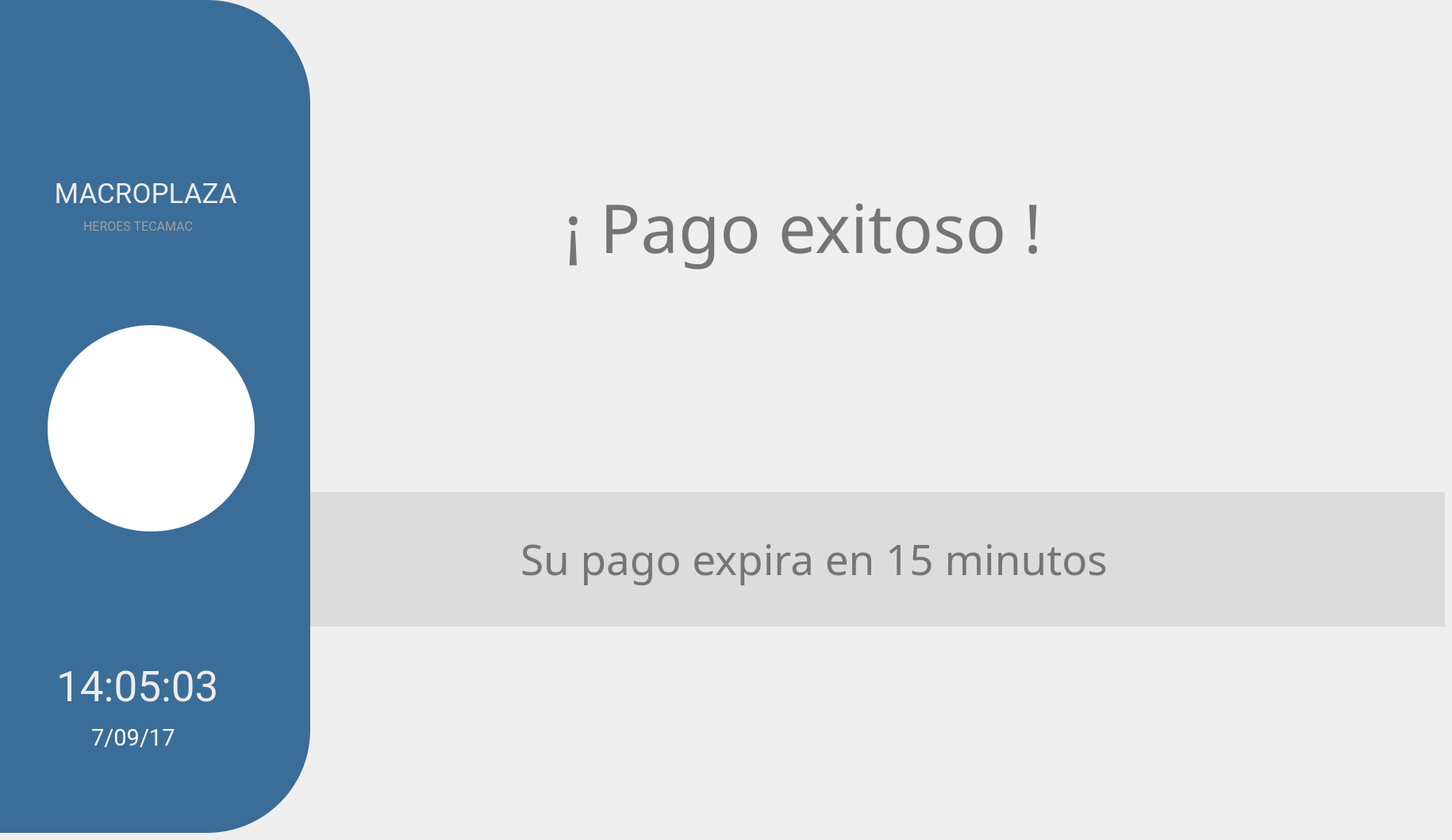
   <widget class="QWidget" name="page">
    <widget class="QLabel" name="label_26">
     <property name="geometry">
      <rect>
       <x>610</x>
       <y>30</y>
       <width>71</width>
       <height>80</height>
      </rect>
     </property>
     <property name="styleSheet">
      <string notr="true">background-color:transparent;</string>
     </property>
     <property name="text">
      <string/>
     </property>
     <property name="pixmap">
      <pixmap>../../../../../../../../../../../../../../../../../../../../.designer/backup/imagenes/ok-cloud.png</pixmap>
     </property>
    </widget>
    <widget class="QGroupBox" name="groupBox_48">
     <property name="geometry">
      <rect>
       <x>130</x>
       <y>620</y>
       <width>1691</width>
       <height>170</height>
      </rect>
     </property>
     <property name="styleSheet">
      <string notr="true">background-color: rgb(128, 128, 128);
background-color:rgb(220, 220, 220);
border-radius:0%;</string>
     </property>
     <property name="title">
      <string/>
     </property>
     <widget class="QLabel" name="label_104">
      <property name="geometry">
       <rect>
        <x>-29</x>
        <y>-40</y>
        <width>251</width>
        <height>20</height>
       </rect>
      </property>
      <property name="font">
       <font>
        <family>Sans Serif</family>
        <pointsize>16</pointsize>
        <weight>75</weight>
        <italic>false</italic>
        <bold>true</bold>
       </font>
      </property>
      <property name="styleSheet">
       <string notr="true">background-color:transparent;
color:rgb(101, 179, 0)</string>
      </property>
      <property name="text">
       <string/>
      </property>
     </widget>
     <widget class="QWidget" name="layoutWidget_25">
      <property name="geometry">
       <rect>
        <x>250</x>
        <y>20</y>
        <width>1291</width>
        <height>129</height>
       </rect>
      </property>
      <layout class="QGridLayout" name="gridLayout_25">
       <item row="0" column="0">
        <spacer name="horizontalSpacer_14">
         <property name="orientation">
          <enum>Qt::Horizontal</enum>
         </property>
         <property name="sizeHint" stdset="0">
          <size>
           <width>40</width>
           <height>20</height>
          </size>
         </property>
        </spacer>
       </item>
       <item row="0" column="4">
        <spacer name="horizontalSpacer_50">
         <property name="orientation">
          <enum>Qt::Horizontal</enum>
         </property>
         <property name="sizeHint" stdset="0">
          <size>
           <width>40</width>
           <height>20</height>
          </size>
         </property>
        </spacer>
       </item>
       <item row="0" column="3">
        <widget class="QLabel" name="label_105">
         <property name="font">
          <font>
           <family>Roboto Condensed</family>
           <pointsize>22</pointsize>
           <weight>75</weight>
           <italic>false</italic>
           <bold>true</bold>
          </font>
         </property>
         <property name="styleSheet">
          <string notr="true">background-color:transparent;
color:rrgb(255, 255, 255);</string>
         </property>
         <property name="lineWidth">
          <number>3</number>
         </property>
         <property name="text">
          <string/>
         </property>
        </widget>
       </item>
       <item row="0" column="1">
        <widget class="QLabel" name="label_62">
         <property name="font">
          <font>
           <family>Roboto Condensed</family>
           <pointsize>22</pointsize>
           <weight>75</weight>
           <italic>false</italic>
           <bold>true</bold>
          </font>
         </property>
         <property name="styleSheet">
          <string notr="true">background-color:transparent;
color:rrgb(255, 255, 255);</string>
         </property>
         <property name="lineWidth">
          <number>3</number>
         </property>
         <property name="text">
          <string/>
         </property>
        </widget>
       </item>
       <item row="0" column="2">
        <widget class="QLabel" name="avisoInserta_2">
         <property name="font">
          <font>
           <family>Sans</family>
           <pointsize>40</pointsize>
          </font>
         </property>
         <property name="styleSheet">
          <string notr="true">background-color:transparent;
color:rgb(117, 117, 117)</string>
         </property>
         <property name="lineWidth">
          <number>3</number>
         </property>
         <property name="text">
          <string>Su pago expira en 15 minutos</string>
         </property>
        </widget>
       </item>
      </layout>
     </widget>
    </widget>
    <widget class="QWidget" name="layoutWidget_26">
     <property name="geometry">
      <rect>
       <x>390</x>
       <y>80</y>
       <width>1291</width>
       <height>412</height>
      </rect>
     </property>
     <layout class="QGridLayout" name="gridLayout_26">
      <item row="0" column="1">
       <widget class="QLabel" name="label_63">
        <property name="font">
         <font>
          <family>Roboto Condensed</family>
          <pointsize>22</pointsize>
          <weight>75</weight>
          <italic>false</italic>
          <bold>true</bold>
         </font>
        </property>
        <property name="styleSheet">
         <string notr="true">background-color:transparent;
color:rrgb(255, 255, 255);</string>
        </property>
        <property name="lineWidth">
         <number>3</number>
        </property>
        <property name="text">
         <string/>
        </property>
       </widget>
      </item>
      <item row="0" column="5">
       <spacer name="horizontalSpacer_51">
        <property name="orientation">
         <enum>Qt::Horizontal</enum>
        </property>
        <property name="sizeHint" stdset="0">
         <size>
          <width>40</width>
          <height>20</height>
         </size>
        </property>
       </spacer>
      </item>
      <item row="0" column="0">
       <spacer name="horizontalSpacer_15">
        <property name="orientation">
         <enum>Qt::Horizontal</enum>
        </property>
        <property name="sizeHint" stdset="0">
         <size>
          <width>40</width>
          <height>20</height>
         </size>
        </property>
       </spacer>
      </item>
      <item row="0" column="3">
       <widget class="QLabel" name="label_106">
        <property name="font">
         <font>
          <family>Roboto Condensed</family>
          <pointsize>22</pointsize>
          <weight>75</weight>
          <italic>false</italic>
          <bold>true</bold>
         </font>
        </property>
        <property name="styleSheet">
         <string notr="true">background-color:transparent;
color:rrgb(255, 255, 255);</string>
        </property>
        <property name="lineWidth">
         <number>3</number>
        </property>
        <property name="text">
         <string/>
        </property>
       </widget>
      </item>
      <item row="0" column="2">
       <widget class="QLabel" name="label_24">
        <property name="font">
         <font>
          <family>Sans</family>
          <pointsize>64</pointsize>
         </font>
        </property>
        <property name="styleSheet">
         <string notr="true">background-color:transparent;
color:rgb(101, 179, 0);
color:rgb(255, 255, 255);
color:rgb(82, 82, 82);
background-color:transparent;
color:rgb(117, 117, 117);</string>
        </property>
        <property name="text">
         <string>¡ Pago exitoso !</string>
        </property>
       </widget>
      </item>
      <item row="0" column="4">
       <widget class="QPushButton" name="breporte_2">
        <property name="font">
         <font>
          <family>Roboto</family>
          <pointsize>10</pointsize>
          <weight>50</weight>
          <italic>false</italic>
          <bold>false</bold>
         </font>
        </property>
        <property name="focusPolicy">
         <enum>Qt::NoFocus</enum>
        </property>
        <property name="styleSheet">
         <string notr="true">background-color:rgb(191, 191, 191)
</string>
        </property>
        <property name="text">
         <string/>
        </property>
        <property name="icon">
         <iconset>
          <normaloff>iconos/comprobar.png</normaloff>iconos/comprobar.png</iconset>
        </property>
        <property name="iconSize">
         <size>
          <width>400</width>
          <height>400</height>
         </size>
        </property>
        <property name="flat">
         <bool>true</bool>
        </property>
       </widget>
      </item>
     </layout>
    </widget>
    <widget class="QGroupBox" name="groupBox_131">
     <property name="geometry">
      <rect>
       <x>-140</x>
       <y>0</y>
       <width>531</width>
       <height>1050</height>
      </rect>
     </property>
     <property name="styleSheet">
      <string notr="true">
background-color:rgb(63, 109, 189);

background-color:rgb(59, 109, 153);
border-radius:130%;</string>
     </property>
     <property name="title">
      <string/>
     </property>
     <widget class="QGroupBox" name="groupBox_46">
      <property name="geometry">
       <rect>
        <x>140</x>
        <y>210</y>
        <width>361</width>
        <height>810</height>
       </rect>
      </property>
      <property name="styleSheet">
       <string notr="true">background-color: rgb(128, 128, 128);
background-color:rgb(99, 119, 163);
background-color:transparent;

border-radius:10%;</string>
      </property>
      <property name="title">
       <string/>
      </property>
      <widget class="QLabel" name="label_100">
       <property name="geometry">
        <rect>
         <x>-29</x>
         <y>-40</y>
         <width>251</width>
         <height>20</height>
        </rect>
       </property>
       <property name="font">
        <font>
         <family>Sans Serif</family>
         <pointsize>16</pointsize>
         <weight>75</weight>
         <italic>false</italic>
         <bold>true</bold>
        </font>
       </property>
       <property name="styleSheet">
        <string notr="true">background-color:transparent;
color:rgb(101, 179, 0)</string>
       </property>
       <property name="text">
        <string/>
       </property>
      </widget>
      <widget class="QWidget" name="layoutWidget_24">
       <property name="geometry">
        <rect>
         <x>50</x>
         <y>600</y>
         <width>248</width>
         <height>110</height>
        </rect>
       </property>
       <layout class="QGridLayout" name="gridLayout_16">
        <item row="0" column="2">
         <spacer name="horizontalSpacer_24">
          <property name="orientation">
           <enum>Qt::Horizontal</enum>
          </property>
          <property name="sizeHint" stdset="0">
           <size>
            <width>40</width>
            <height>20</height>
           </size>
          </property>
         </spacer>
        </item>
        <item row="0" column="3">
         <widget class="QLabel" name="label_27">
          <property name="styleSheet">
           <string notr="true">background-color:transparent;
</string>
          </property>
          <property name="text">
           <string/>
          </property>
         </widget>
        </item>
        <item row="0" column="0">
         <spacer name="horizontalSpacer_45">
          <property name="orientation">
           <enum>Qt::Horizontal</enum>
          </property>
          <property name="sizeHint" stdset="0">
           <size>
            <width>40</width>
            <height>20</height>
           </size>
          </property>
         </spacer>
        </item>
        <item row="0" column="1">
         <widget class="QLabel" name="ltime2_2">
          <property name="font">
           <font>
            <family>Roboto</family>
            <pointsize>40</pointsize>
            <weight>50</weight>
            <italic>false</italic>
            <bold>false</bold>
           </font>
          </property>
          <property name="styleSheet">
           <string notr="true">background-color:transparent;
color:rgb(237, 237, 237)</string>
          </property>
          <property name="text">
           <string> 14:05:03</string>
          </property>
         </widget>
        </item>
       </layout>
      </widget>
      <widget class="QWidget" name="layoutWidget_15">
       <property name="geometry">
        <rect>
         <x>60</x>
         <y>700</y>
         <width>221</width>
         <height>40</height>
        </rect>
       </property>
       <layout class="QGridLayout" name="gridLayout_22">
        <item row="0" column="2">
         <spacer name="horizontalSpacer_38">
          <property name="orientation">
           <enum>Qt::Horizontal</enum>
          </property>
          <property name="sizeHint" stdset="0">
           <size>
            <width>40</width>
            <height>20</height>
           </size>
          </property>
         </spacer>
        </item>
        <item row="0" column="3">
         <widget class="QLabel" name="label_29">
          <property name="styleSheet">
           <string notr="true">background-color:transparent;
</string>
          </property>
          <property name="text">
           <string/>
          </property>
         </widget>
        </item>
        <item row="0" column="1">
         <widget class="QLabel" name="ldate2_2">
          <property name="font">
           <font>
            <family>Roboto</family>
            <pointsize>22</pointsize>
            <weight>50</weight>
            <italic>false</italic>
            <bold>false</bold>
           </font>
          </property>
          <property name="styleSheet">
           <string notr="true">background-color:transparent;
color:rgb(255, 255, 255);</string>
          </property>
          <property name="text">
           <string> 7/09/17</string>
          </property>
         </widget>
        </item>
        <item row="0" column="0">
         <spacer name="horizontalSpacer_46">
          <property name="orientation">
           <enum>Qt::Horizontal</enum>
          </property>
          <property name="sizeHint" stdset="0">
           <size>
            <width>40</width>
            <height>20</height>
           </size>
          </property>
         </spacer>
        </item>
       </layout>
      </widget>
      <widget class="QWidget" name="layoutWidget_17">
       <property name="geometry">
        <rect>
         <x>10</x>
         <y>10</y>
         <width>351</width>
         <height>48</height>
        </rect>
       </property>
       <layout class="QGridLayout" name="gridLayout_30">
        <item row="0" column="3">
         <widget class="QLabel" name="label_46">
          <property name="text">
           <string/>
          </property>
         </widget>
        </item>
        <item row="0" column="1">
         <widget class="QLabel" name="nomPlaza_4">
          <property name="font">
           <font>
            <family>Roboto</family>
            <pointsize>26</pointsize>
            <weight>50</weight>
            <bold>false</bold>
           </font>
          </property>
          <property name="styleSheet">
           <string notr="true">background-color:transparent;
color:rgb(101, 179, 0);
color:rgb(237, 237, 237)</string>
          </property>
          <property name="text">
           <string> MACROPLAZA</string>
          </property>
         </widget>
        </item>
        <item row="0" column="2">
         <spacer name="horizontalSpacer_58">
          <property name="orientation">
           <enum>Qt::Horizontal</enum>
          </property>
          <property name="sizeHint" stdset="0">
           <size>
            <width>40</width>
            <height>20</height>
           </size>
          </property>
         </spacer>
        </item>
        <item row="0" column="0">
         <spacer name="horizontalSpacer_59">
          <property name="orientation">
           <enum>Qt::Horizontal</enum>
          </property>
          <property name="sizeHint" stdset="0">
           <size>
            <width>40</width>
            <height>20</height>
           </size>
          </property>
         </spacer>
        </item>
       </layout>
      </widget>
      <widget class="QWidget" name="layoutWidget_31">
       <property name="geometry">
        <rect>
         <x>10</x>
         <y>60</y>
         <width>341</width>
         <height>30</height>
        </rect>
       </property>
       <layout class="QGridLayout" name="gridLayout_31">
        <item row="0" column="1">
         <widget class="QLabel" name="nomLoc_4">
          <property name="font">
           <font>
            <family>Roboto</family>
            <pointsize>12</pointsize>
            <weight>50</weight>
            <italic>false</italic>
            <bold>false</bold>
           </font>
          </property>
          <property name="styleSheet">
           <string notr="true">background-color:transparent;
color:rgb(158, 158, 158)</string>
          </property>
          <property name="text">
           <string>HEROES TECAMAC</string>
          </property>
         </widget>
        </item>
        <item row="0" column="3">
         <widget class="QLabel" name="label_47">
          <property name="text">
           <string/>
          </property>
         </widget>
        </item>
        <item row="0" column="2">
         <spacer name="horizontalSpacer_60">
          <property name="orientation">
           <enum>Qt::Horizontal</enum>
          </property>
          <property name="sizeHint" stdset="0">
           <size>
            <width>40</width>
            <height>20</height>
           </size>
          </property>
         </spacer>
        </item>
        <item row="0" column="0">
         <spacer name="horizontalSpacer_61">
          <property name="orientation">
           <enum>Qt::Horizontal</enum>
          </property>
          <property name="sizeHint" stdset="0">
           <size>
            <width>40</width>
            <height>20</height>
           </size>
          </property>
         </spacer>
        </item>
       </layout>
      </widget>
      <widget class="QLabel" name="label_178">
       <property name="geometry">
        <rect>
         <x>60</x>
         <y>200</y>
         <width>261</width>
         <height>260</height>
        </rect>
       </property>
       <property name="font">
        <font>
         <family>Sans Serif</family>
         <pointsize>8</pointsize>
         <weight>75</weight>
         <bold>true</bold>
        </font>
       </property>
       <property name="styleSheet">
        <string notr="true">background-color: rgb(255, 255, 255);
border-radius:130%;</string>
       </property>
       <property name="lineWidth">
        <number>3</number>
       </property>
       <property name="text">
        <string/>
       </property>
       <property name="textFormat">
        <enum>Qt::PlainText</enum>
       </property>
       <property name="scaledContents">
        <bool>true</bool>
       </property>
      </widget>
     </widget>
     <widget class="QLabel" name="label_101">
      <property name="geometry">
       <rect>
        <x>260</x>
        <y>480</y>
        <width>151</width>
        <height>110</height>
       </rect>
      </property>
      <property name="font">
       <font>
        <family>Sans Serif</family>
        <pointsize>8</pointsize>
        <weight>75</weight>
        <bold>true</bold>
       </font>
      </property>
      <property name="styleSheet">
       <string notr="true">background-color:transparent;
color:white</string>
      </property>
      <property name="frameShape">
       <enum>QFrame::NoFrame</enum>
      </property>
      <property name="frameShadow">
       <enum>QFrame::Sunken</enum>
      </property>
      <property name="lineWidth">
       <number>3</number>
      </property>
      <property name="text">
       <string/>
      </property>
      <property name="textFormat">
       <enum>Qt::PlainText</enum>
      </property>
      <property name="pixmap">
       <pixmap>iconos/logoPTIP.jpg</pixmap>
      </property>
      <property name="scaledContents">
       <bool>true</bool>
      </property>
     </widget>
    </widget>
   </widget>
